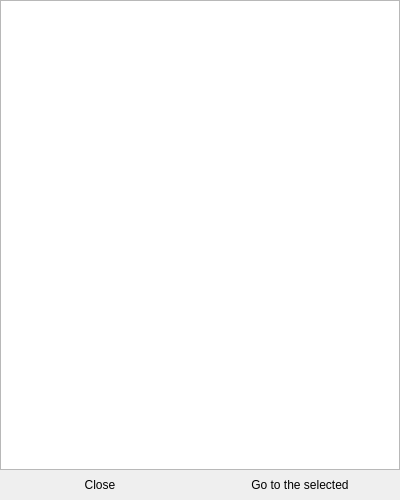
<?xml version="1.0" encoding="UTF-8"?>
<ui version="4.0">
 <class>TableOfContentsWidget</class>
 <widget class="QDialog" name="TableOfContentsWidget">
  <property name="geometry">
   <rect>
    <x>0</x>
    <y>0</y>
    <width>400</width>
    <height>500</height>
   </rect>
  </property>
  <property name="sizePolicy">
   <sizepolicy hsizetype="Preferred" vsizetype="Preferred">
    <horstretch>0</horstretch>
    <verstretch>0</verstretch>
   </sizepolicy>
  </property>
  <property name="minimumSize">
   <size>
    <width>400</width>
    <height>500</height>
   </size>
  </property>
  <property name="maximumSize">
   <size>
    <width>400</width>
    <height>600</height>
   </size>
  </property>
  <property name="windowTitle">
   <string>Dialog</string>
  </property>
  <layout class="QVBoxLayout" name="verticalLayout_2">
   <property name="spacing">
    <number>0</number>
   </property>
   <property name="leftMargin">
    <number>0</number>
   </property>
   <property name="topMargin">
    <number>0</number>
   </property>
   <property name="rightMargin">
    <number>0</number>
   </property>
   <property name="bottomMargin">
    <number>0</number>
   </property>
   <item>
    <widget class="QTreeWidget" name="TableOfContents">
     <attribute name="headerVisible">
      <bool>false</bool>
     </attribute>
     <column>
      <property name="text">
       <string notr="true">1</string>
      </property>
     </column>
    </widget>
   </item>
   <item>
    <layout class="QHBoxLayout" name="horizontalLayout">
     <item>
      <widget class="QPushButton" name="Close">
       <property name="minimumSize">
        <size>
         <width>0</width>
         <height>30</height>
        </size>
       </property>
       <property name="maximumSize">
        <size>
         <width>16777215</width>
         <height>30</height>
        </size>
       </property>
       <property name="styleSheet">
        <string notr="true"/>
       </property>
       <property name="text">
        <string>Close</string>
       </property>
       <property name="flat">
        <bool>true</bool>
       </property>
      </widget>
     </item>
     <item>
      <widget class="QPushButton" name="GoTo">
       <property name="minimumSize">
        <size>
         <width>0</width>
         <height>30</height>
        </size>
       </property>
       <property name="maximumSize">
        <size>
         <width>16777215</width>
         <height>30</height>
        </size>
       </property>
       <property name="text">
        <string>Go to the selected</string>
       </property>
       <property name="flat">
        <bool>true</bool>
       </property>
      </widget>
     </item>
    </layout>
   </item>
  </layout>
 </widget>
 <resources/>
 <connections/>
</ui>
